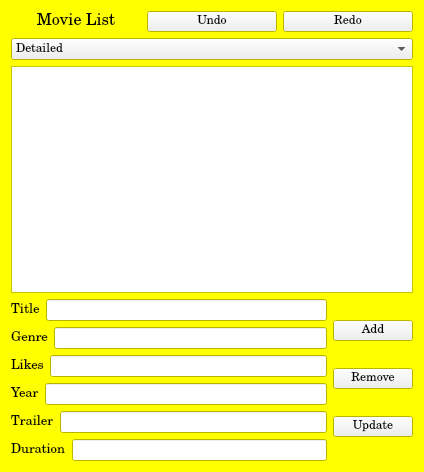
<?xml version="1.0" encoding="UTF-8"?>
<ui version="4.0">
 <class>AdminClass</class>
 <widget class="QWidget" name="AdminClass">
  <property name="geometry">
   <rect>
    <x>0</x>
    <y>0</y>
    <width>424</width>
    <height>472</height>
   </rect>
  </property>
  <property name="palette">
   <palette>
    <active>
     <colorrole role="Base">
      <brush brushstyle="SolidPattern">
       <color alpha="255">
        <red>255</red>
        <green>255</green>
        <blue>255</blue>
       </color>
      </brush>
     </colorrole>
     <colorrole role="Window">
      <brush brushstyle="SolidPattern">
       <color alpha="255">
        <red>255</red>
        <green>255</green>
        <blue>0</blue>
       </color>
      </brush>
     </colorrole>
     <colorrole role="Highlight">
      <brush brushstyle="SolidPattern">
       <color alpha="255">
        <red>170</red>
        <green>0</green>
        <blue>0</blue>
       </color>
      </brush>
     </colorrole>
    </active>
    <inactive>
     <colorrole role="Base">
      <brush brushstyle="SolidPattern">
       <color alpha="255">
        <red>255</red>
        <green>255</green>
        <blue>255</blue>
       </color>
      </brush>
     </colorrole>
     <colorrole role="Window">
      <brush brushstyle="SolidPattern">
       <color alpha="255">
        <red>255</red>
        <green>255</green>
        <blue>0</blue>
       </color>
      </brush>
     </colorrole>
     <colorrole role="Highlight">
      <brush brushstyle="SolidPattern">
       <color alpha="255">
        <red>170</red>
        <green>0</green>
        <blue>0</blue>
       </color>
      </brush>
     </colorrole>
    </inactive>
    <disabled>
     <colorrole role="Base">
      <brush brushstyle="SolidPattern">
       <color alpha="255">
        <red>255</red>
        <green>255</green>
        <blue>0</blue>
       </color>
      </brush>
     </colorrole>
     <colorrole role="Window">
      <brush brushstyle="SolidPattern">
       <color alpha="255">
        <red>255</red>
        <green>255</green>
        <blue>0</blue>
       </color>
      </brush>
     </colorrole>
     <colorrole role="Highlight">
      <brush brushstyle="SolidPattern">
       <color alpha="255">
        <red>0</red>
        <green>120</green>
        <blue>215</blue>
       </color>
      </brush>
     </colorrole>
    </disabled>
   </palette>
  </property>
  <property name="windowTitle">
   <string>Administrator Mode</string>
  </property>
  <layout class="QVBoxLayout" name="verticalLayout_4">
   <item>
    <layout class="QVBoxLayout" name="verticalLayout_3">
     <item>
      <layout class="QHBoxLayout" name="horizontalLayout_10">
       <item>
        <widget class="QLabel" name="movieListLabel">
         <property name="font">
          <font>
           <family>Century Schoolbook</family>
           <pointsize>12</pointsize>
          </font>
         </property>
         <property name="text">
          <string>Movie List</string>
         </property>
         <property name="alignment">
          <set>Qt::AlignCenter</set>
         </property>
        </widget>
       </item>
       <item>
        <widget class="QPushButton" name="undoButton">
         <property name="font">
          <font>
           <family>Century Schoolbook</family>
          </font>
         </property>
         <property name="text">
          <string>Undo</string>
         </property>
        </widget>
       </item>
       <item>
        <widget class="QPushButton" name="redoButton">
         <property name="font">
          <font>
           <family>Century Schoolbook</family>
          </font>
         </property>
         <property name="text">
          <string>Redo</string>
         </property>
        </widget>
       </item>
      </layout>
     </item>
     <item>
      <widget class="QComboBox" name="repoComboBox">
       <property name="font">
        <font>
         <family>Century Schoolbook</family>
        </font>
       </property>
       <item>
        <property name="text">
         <string>Detailed</string>
        </property>
       </item>
       <item>
        <property name="text">
         <string>Short</string>
        </property>
       </item>
      </widget>
     </item>
     <item>
      <widget class="QListWidget" name="movieListWidget"/>
     </item>
     <item>
      <layout class="QHBoxLayout" name="horizontalLayout_7">
       <item>
        <layout class="QVBoxLayout" name="verticalLayout">
         <item>
          <layout class="QHBoxLayout" name="horizontalLayout">
           <item>
            <widget class="QLabel" name="titleLabel">
             <property name="font">
              <font>
               <family>Century Schoolbook</family>
               <pointsize>10</pointsize>
              </font>
             </property>
             <property name="text">
              <string>Title</string>
             </property>
            </widget>
           </item>
           <item>
            <widget class="QLineEdit" name="titleLineEdit"/>
           </item>
          </layout>
         </item>
         <item>
          <layout class="QHBoxLayout" name="horizontalLayout_2">
           <item>
            <widget class="QLabel" name="genreLabel">
             <property name="font">
              <font>
               <family>Century Schoolbook</family>
               <pointsize>10</pointsize>
              </font>
             </property>
             <property name="text">
              <string>Genre</string>
             </property>
            </widget>
           </item>
           <item>
            <widget class="QLineEdit" name="genreLineEdit"/>
           </item>
          </layout>
         </item>
         <item>
          <layout class="QHBoxLayout" name="horizontalLayout_3">
           <item>
            <widget class="QLabel" name="likesLabel">
             <property name="font">
              <font>
               <family>Century Schoolbook</family>
               <pointsize>10</pointsize>
              </font>
             </property>
             <property name="text">
              <string>Likes</string>
             </property>
            </widget>
           </item>
           <item>
            <widget class="QLineEdit" name="likesLineEdit"/>
           </item>
          </layout>
         </item>
         <item>
          <layout class="QHBoxLayout" name="horizontalLayout_4">
           <item>
            <widget class="QLabel" name="yearLabel">
             <property name="font">
              <font>
               <family>Century Schoolbook</family>
               <pointsize>10</pointsize>
              </font>
             </property>
             <property name="text">
              <string>Year</string>
             </property>
            </widget>
           </item>
           <item>
            <widget class="QLineEdit" name="yearLineEdit"/>
           </item>
          </layout>
         </item>
         <item>
          <layout class="QHBoxLayout" name="horizontalLayout_5">
           <item>
            <widget class="QLabel" name="trailerLabel">
             <property name="font">
              <font>
               <family>Century Schoolbook</family>
               <pointsize>10</pointsize>
              </font>
             </property>
             <property name="text">
              <string>Trailer</string>
             </property>
            </widget>
           </item>
           <item>
            <widget class="QLineEdit" name="trailerLineEdit"/>
           </item>
          </layout>
         </item>
         <item>
          <layout class="QHBoxLayout" name="horizontalLayout_6">
           <item>
            <widget class="QLabel" name="durationLabel">
             <property name="font">
              <font>
               <family>Century Schoolbook</family>
               <pointsize>10</pointsize>
              </font>
             </property>
             <property name="text">
              <string>Duration</string>
             </property>
            </widget>
           </item>
           <item>
            <widget class="QLineEdit" name="durationLineEdit"/>
           </item>
          </layout>
         </item>
        </layout>
       </item>
       <item>
        <layout class="QVBoxLayout" name="verticalLayout_2">
         <item>
          <widget class="QPushButton" name="addButton">
           <property name="font">
            <font>
             <family>Century Schoolbook</family>
            </font>
           </property>
           <property name="text">
            <string>Add</string>
           </property>
          </widget>
         </item>
         <item>
          <widget class="QPushButton" name="removeButton">
           <property name="font">
            <font>
             <family>Century Schoolbook</family>
            </font>
           </property>
           <property name="text">
            <string>Remove</string>
           </property>
          </widget>
         </item>
         <item>
          <widget class="QPushButton" name="updateButton">
           <property name="font">
            <font>
             <family>Century Schoolbook</family>
            </font>
           </property>
           <property name="text">
            <string>Update</string>
           </property>
          </widget>
         </item>
        </layout>
       </item>
      </layout>
     </item>
    </layout>
   </item>
  </layout>
 </widget>
 <layoutdefault spacing="6" margin="11"/>
 <resources/>
 <connections/>
</ui>
